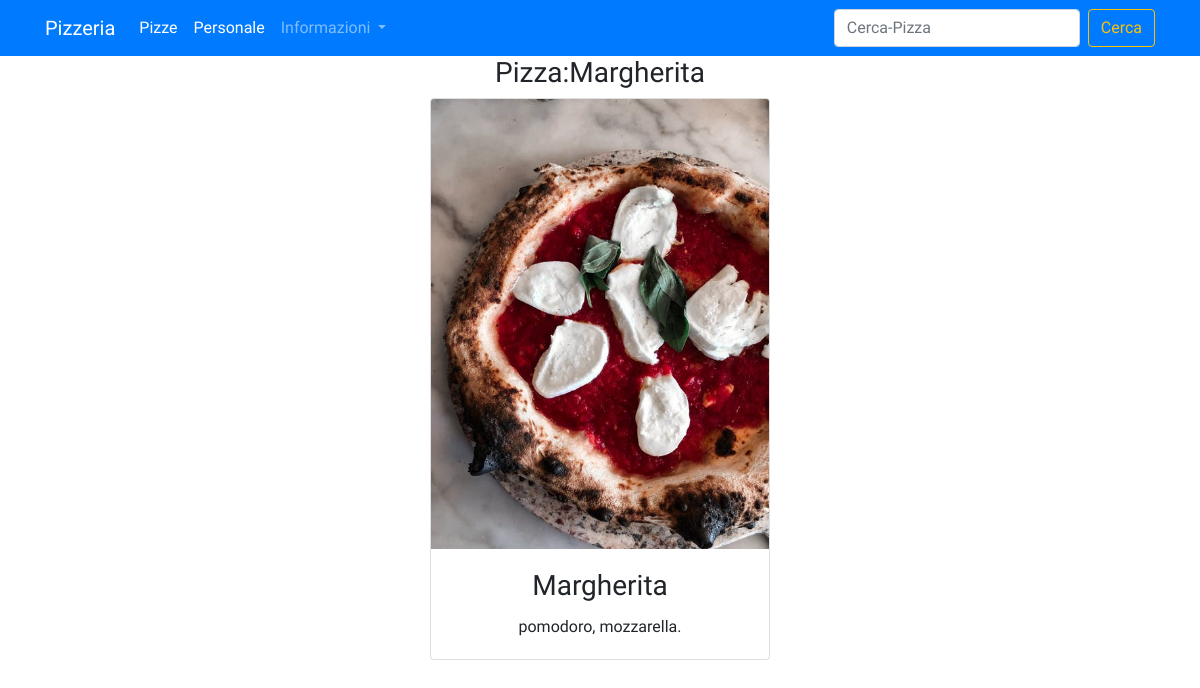
The page /pizza/2/ on the database its author committed.
### pizze/models.py (models this page shows, shortened)
class Pizze(models.Model):
    nome=models.CharField(max_length=30)
    ingredienti=models.TextField()
    prezzo=models.CharField(max_length=10)
    immagine = models.ImageField(max_length=150, blank=True, null=True)
    class Meta:
        verbose_name="Pizza"
        verbose_name_plural="Pizze"

### core/views.py (the view)
# urls.py: path("pizza/<int:pk>/", visualizza_pizza, name="visualizza_pizza_view"),
def visualizza_pizza(request,pk):
    pizza=get_object_or_404(Pizze,pk=pk)
    context={"pizza":pizza}
    return render(request,"core/pizza.html",context)

### core/templates/core/pizza.html
{% extends 'base.html'%} {% block head_title %} {{ block.super }} {% endblock head_title %} {% load crispy_forms_tags %} {% block head_style%} {% endblock head_style%} {% block content %}
<div class="container">
    <div class="row justify-content-center">
        <div class=" col-lg-4 col-md-8 text-center text-center">
            <h3>Pizza:{{pizza.nome}}</h3>
            <div class="card">
                <img class="card-img-top" src="{{pizza.immagine.url}}" alt="Card image cap">
                <div class="card-body">
                    <h3 class="card-title">{{pizza.nome}}</h3>
                    <p class="card-text">{{pizza.ingredienti}}</p>
                </div>
            </div>
        </div>
        {% endblock %}

### templates/base.html (style rules this page uses)
body { font-family: 'Akaya Telivigala', cursive; }

### rows shown on the page
Pizze: nome "Margherita", immagine (picture), ingredienti "pomodoro, mozzarella."
